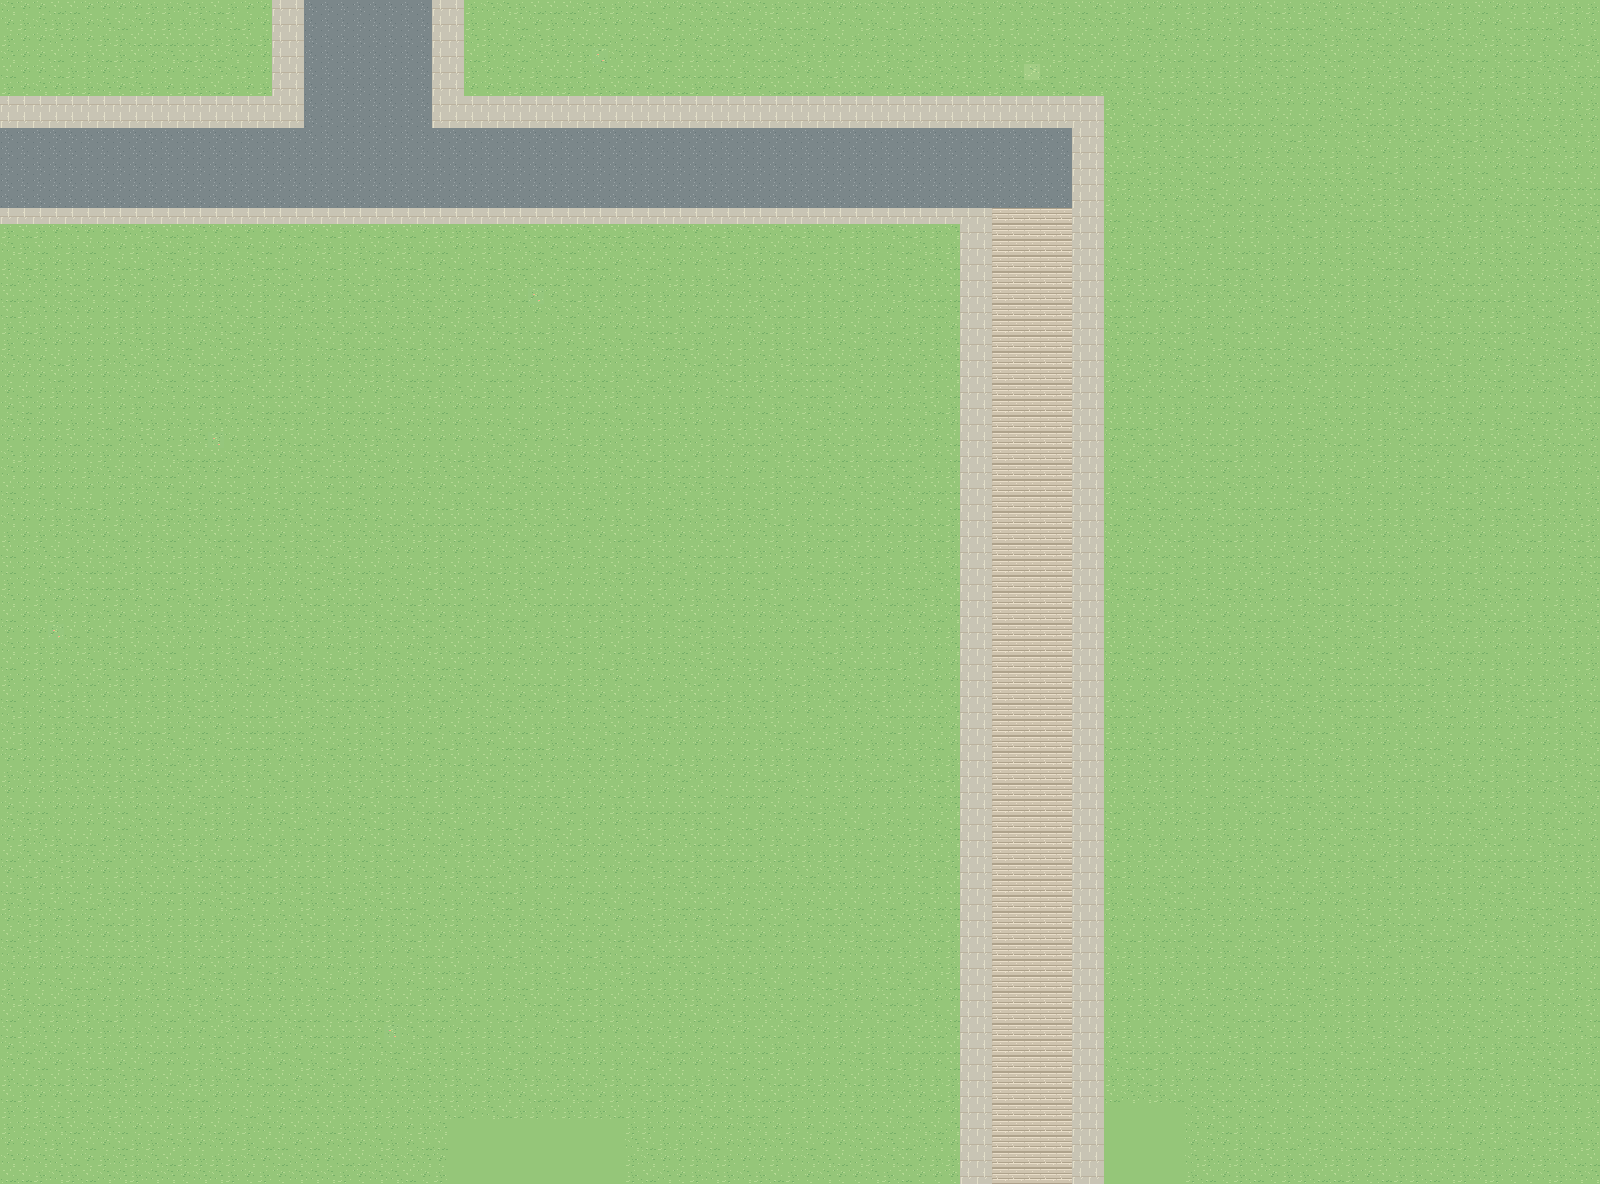

A 2D game scene composited from a Tiled map and its tileset images. What follows is a short description and the map's XML, with each tile layer's data collapsed to a summary:
An orthogonal 100x74 tile map with 16x16 px tiles, 4 tile layers (Ground, Landscape, Roads, BuildingPads), 2 tilesets and 5 objects (4x scene_portal, spawn).

<map version="1.10" tiledversion="1.12.2" orientation="orthogonal" renderorder="right-down" width="100" height="74" tilewidth="16" tileheight="16" infinite="0" backgroundcolor="#95c679" nextlayerid="8" nextobjectid="102">
 <properties>
  <property name="ground_only" type="bool" value="true" />
  <property name="origin_anchor" value="含弘门通道中心为世界(0,0)" />
  <property name="player_sprite_height" type="int" value="48" />
  <property name="player_sprite_width" type="int" value="48" />
  <property name="scene_id" value="04" />
  <property name="scene_name" value="雕像花园与台阶" />
  <property name="scenery_collision_layer" value="not_added_yet" />
  <property name="tile_scale" type="int" value="16" />
  <property name="world_origin_x_px" type="int" value="-800" />
  <property name="world_origin_y_px" type="int" value="-2096" />
 </properties>
 <tileset firstgid="1" name="swu_terrain_16" tilewidth="16" tileheight="16" tilecount="320" columns="16">
  <image source="../assets/ground_tiles_16.png" width="256" height="320" />
 </tileset>
 <tileset firstgid="321" source="../assets/stone_stairs_seamless_16.tsx" />
 <layer id="1" name="Ground" width="100" height="74">
  <data>[7400 cells, 7296 non-empty, 4 distinct tile ids]</data>
 </layer>
 <layer id="2" name="Landscape" width="100" height="74">
  <data>[7400 cells, 134 non-empty, 6 distinct tile ids]</data>
 </layer>
 <layer id="3" name="Roads" width="100" height="74">
  <data>[7400 cells, 1164 non-empty, 3 distinct tile ids]</data>
 </layer>
 <layer id="4" name="BuildingPads" width="100" height="74">
  <data>[7400 cells, 0 non-empty, 0 distinct tile ids]</data>
 </layer>
 <objectgroup color="#d9b768" id="5" name="BuildingSlots" />
 <objectgroup color="#4ca3d9" id="6" name="Portals" visible="0">
  <object id="4" name="exit_south" type="scene_portal" x="768" y="1120" width="64" height="64">
   <properties>
    <property name="direction" value="south" />
    <property name="enabled" type="bool" value="true" />
    <property name="spawn_x_px" type="int" value="800" />
    <property name="spawn_y_px" type="int" value="112" />
    <property name="target_portal" value="exit_north" />
    <property name="target_scene" value="00" />
    <property name="trigger" value="cross_map_edge" />
   </properties>
  </object>
  <object id="100" name="exit_south" type="scene_portal" x="1024" y="1120" width="128" height="64">
   <properties>
    <property name="direction" value="south" />
    <property name="enabled" type="bool" value="true" />
    <property name="spawn_x_px" type="int" value="800" />
    <property name="spawn_y_px" type="int" value="112" />
    <property name="target_portal" value="exit_north" />
    <property name="target_scene" value="00" />
    <property name="trigger" value="cross_map_edge" />
   </properties>
  </object>
  <object id="101" name="exit_south" type="scene_portal" x="480" y="1120" width="112" height="64">
   <properties>
    <property name="direction" value="south" />
    <property name="enabled" type="bool" value="true" />
    <property name="spawn_x_px" type="int" value="800" />
    <property name="spawn_y_px" type="int" value="112" />
    <property name="target_portal" value="exit_north" />
    <property name="target_scene" value="00" />
    <property name="trigger" value="cross_map_edge" />
   </properties>
  </object>
  <object id="5" name="exit_north" type="scene_portal" x="672" y="0" width="272" height="64">
   <properties>
    <property name="direction" value="north" />
    <property name="enabled" type="bool" value="true" />
    <property name="spawn_x_px" type="int" value="800" />
    <property name="spawn_y_px" type="int" value="1056" />
    <property name="target_portal" value="exit_south" />
    <property name="target_scene" value="05" />
    <property name="trigger" value="cross_map_edge" />
   </properties>
  </object>
 </objectgroup>
 <objectgroup color="#74b877" id="7" name="Spawn" visible="0">
  <object id="6" name="player_start" type="spawn" x="800" y="1056">
   <properties>
    <property name="feet_position" type="bool" value="true" />
    <property name="sprite_height" type="int" value="48" />
    <property name="sprite_width" type="int" value="48" />
   </properties>
  </object>
 </objectgroup>
</map>
